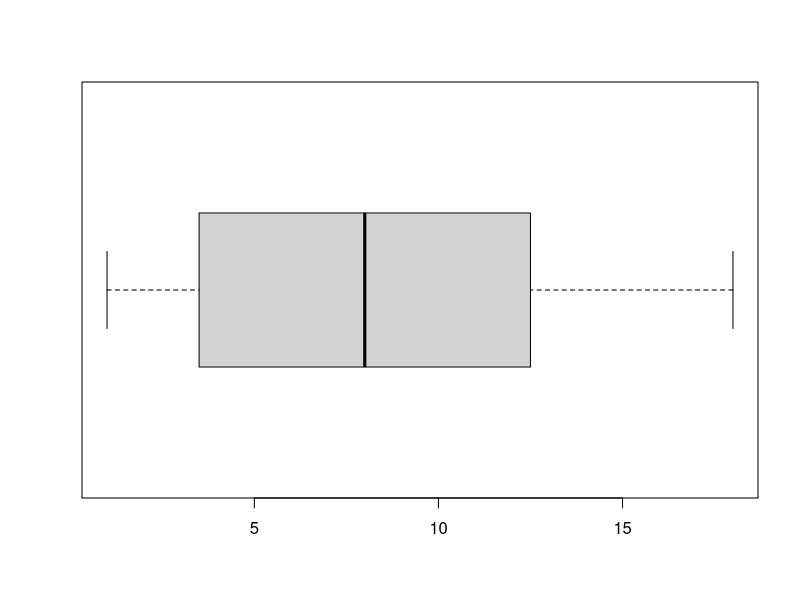

This figure's R source:
# Clear the workspace
rm(list = ls())

######### Part II #########

# 1) Find mean and median
x <- c(3,5,2,6,5,9,5,2,8,5)

mean(x)

median(x)

# 2) Find the weighted arithmetic mean

# Values of z
z <- c(70,90,85)

# Weights
wt <- c(1,1,3)

weighted.mean(z, wt)

########## Part III ##########

# A percentile is a point in a distribution at which or below which a given proportion of data is found. 
# The k-th percentile divides the data in a way that k-percent of the data lie below the percentile
# and (100 - k)-percent lie above the percentile. It is also common to hear about quantiles. 
# Quantiles is a more generic terms which indicates values partitioning data in equally spaced groups.
# Specific types of quantiles are percentiles (see above), deciles, quartiles, etc.
a <- c(1,2,3,3,3,4,5,5,6,8,8,9,10,12,12,13,14,15,16,18)

# 1) Find the values existing at the Q_1, Q_2, Q_3 and Q_4, where Q stands for quartile
quantile(a, probs = c(0.25, 0.50, 0.75, 1))

# Do we obtain the same results using the nearest rank method?

# n = P / 100 * N
# n <- ordinal rank
# P <- percentile of interest
# N <- number of values in the set

# Q_1, Q_2, Q_3 and Q_4
P <- c(0.25, 0.50, 0.75, 1) * 100

N <- length(a)

# Ranks of the values at Q_1, Q_2, Q_3 and Q_4
n <- P / 100 * N
n

# The values at the th percentile
a[n]

# 2) the percentile of value 4 and value 15
percentile <- ecdf(a)
percentile(4)*100
percentile(15)*100

# Let's use again the nearest rank method instead of the in-built ecdf function

# P = n / N * 100

# Let's first find the rank (n) of the value 4 and 15 by looking at the original set
P_new <- c(6, 18) / N * 100
P_new

# 3) Boxplot
boxplot(a, horizontal = TRUE)

######### Part IV #########

# 1) Find variance and standard deviation
b <- c(2, 5, 3, 4, 6)

var(b)
sd(b)
sd(b) == sqrt(var(b))

# 2) Add 10 to data
b_plus_10 <- b + 10

var(b_plus_10)
sd(b_plus_10)

# 3) Multiply data by 10
b_times_10 <- b * 10

var(b_times_10)
sd(b_times_10)

######## Part V ########

# 1) Find covariance and Pearson's correlation coefficient between the variables X and Y 

X <- c(2, 1, 3)  
Y <- c(10, 30, 50)   

cov(X, Y)

cor(X, Y)




